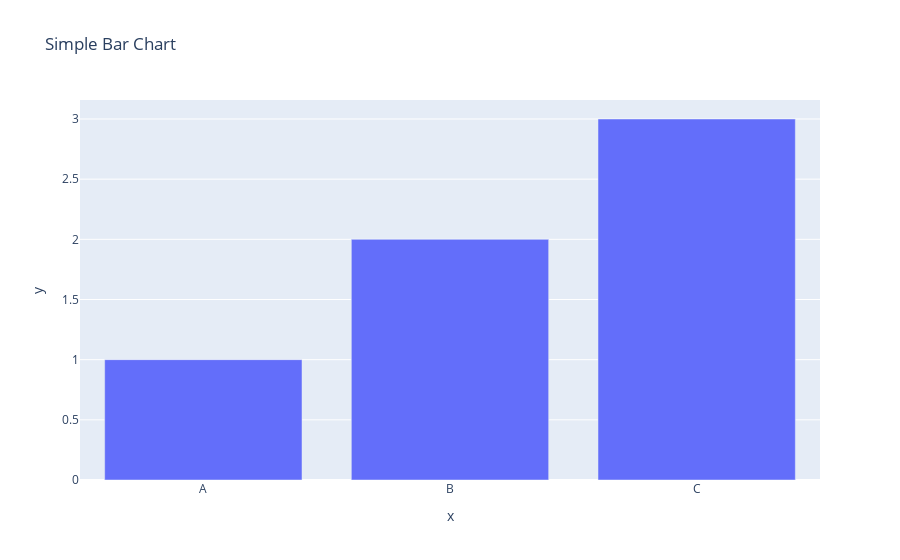

The code cell stored with this chart in its notebook:
### Code cell
fig = px.bar(x = ["A", "B", "C"], y = [1, 2, 3], title = "Simple Bar Chart")
fig.show()

### Figure 1 — Plotly figure (JSON) as saved in the notebook; plotly's stock layout.template omitted (floating-point values rounded to 4 significant figures)
{"data": [{"hovertemplate": "x=%{x}<br>y=%{y}<extra></extra>", "legendgroup": "", "marker": {"color": "#636efa", "pattern": {"shape": ""}}, "name": "", "orientation": "v", "showlegend": false, "textposition": "auto", "type": "bar", "x": ["A", "B", "C"], "xaxis": "x", "y": [1, 2, 3], "yaxis": "y"}], "layout": {"barmode": "relative", "legend": {"tracegroupgap": 0}, "title": {"text": "Simple Bar Chart"}, "xaxis": {"anchor": "y", "domain": [0, 1], "title": {"text": "x"}}, "yaxis": {"anchor": "x", "domain": [0, 1], "title": {"text": "y"}}}}
